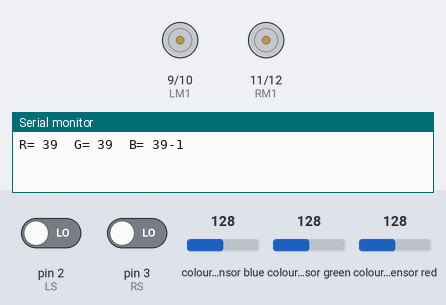
The sketch below on a simulated Arduino Uno, built with avr-gcc and run on an emulated ATmega328P. Parts: motor-driver pin pairs drawn as motors (green arrow = first pin HIGH = forward, orange = second pin HIGH = backward, longer = more drive), the last lines printed to the serial monitor. Wiring (inferred from the names in the program): TCS3200 colour sensor: output pin 8; S2 pin 6; S3 pin 7; S0 pin 4; S1 pin 5. The test bench sets the inputs (shaded band); at power-on: colour sensor blue 128, colour sensor green 128, pin 2 (LS) LOW, pin 3 (RS) LOW, colour sensor red 128.

Above: at 1.2 s.
1.3 s: colour sensor blue set to 151
4.1 s: colour sensor blue set to 161
At 6.1 s:
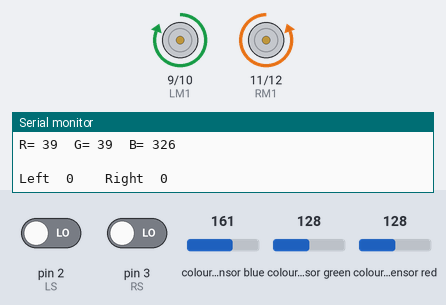
9.0 s: colour sensor green set to 5
At 10.17 s:
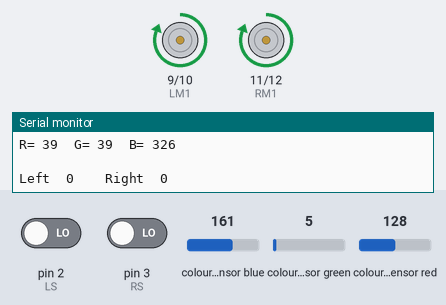
13.9 s: pin 2 (LS) driven HIGH
At 18.6 s:
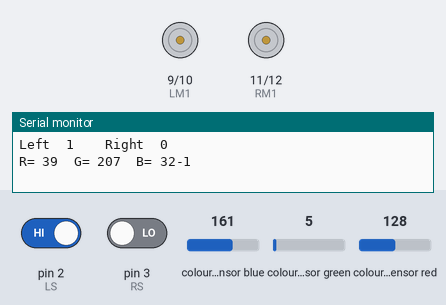
18.8 s: pin 2 (LS) driven LOW
At 19.9 s:
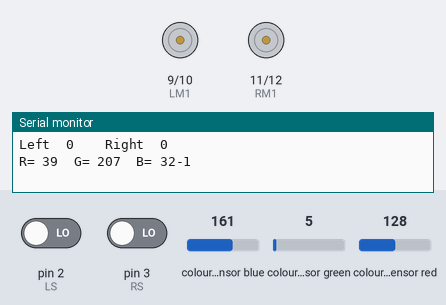
20.3 s: pin 3 (RS) driven HIGH
At 21.5 s:
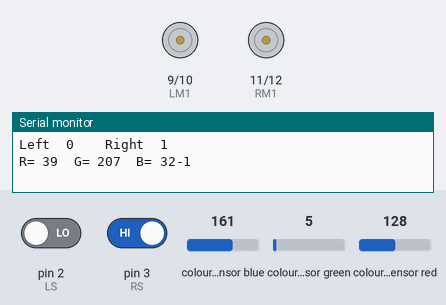
Timing chart, 0 to 26.2 s (numbered marks = the images above; inputs shaded):
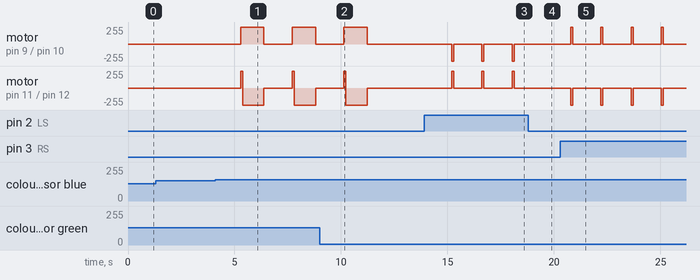

Measured:
- the behaviour switches between 155 and 156 on colour sensor blue (found by bisection; images 0 and 1)
- after the input at 4.1 s, motor on pin 9 (LM1) / pin 10 (LM2): alternates forward 255/255 for 1.1 s and stopped for 1.3 s, starting after 1.2 s; motor on pin 11 (RM1) / pin 12 (RM2): stopped → forward 255/255 after 1.2 s, → backward 255/255 0.10 s later, → stopped 1.0 s later, → forward 255/255 1.3 s later, … (6 changes in this stretch)
- after the input at 9.0 s, motor on pin 9 (LM1) / pin 10 (LM2), motor on pin 11 (RM1) / pin 12 (RM2): goes on until 11.2 s, then stays stopped
- after the input at 13.9 s, motor on pin 9 (LM1) / pin 10 (LM2): alternates backward 255/255 for 0.10 s and stopped for 1.3 s, starting after 1.3 s; motor on pin 11 (RM1) / pin 12 (RM2): alternates forward 255/255 for 0.10 s and stopped for 1.3 s, starting after 1.3 s
- after the input at 18.8 s, motor on pin 9 (LM1) / pin 10 (LM2): stays stopped (without the input it goes to backward 255/255 after 0.66 s); motor on pin 11 (RM1) / pin 12 (RM2): stays stopped (without the input it goes to forward 255/255 after 0.66 s)
- after the input at 20.3 s, motor on pin 9 (LM1) / pin 10 (LM2): alternates forward 255/255 for 0.10 s and stopped for 1.3 s, starting after 0.48 s; motor on pin 11 (RM1) / pin 12 (RM2): alternates backward 255/255 for 0.10 s and stopped for 1.3 s, starting after 0.48 s

The sketch:

robot.ino
```cpp
/* By Gayan Kavirathne
 *  29/09/2018
 */

   int velocity = 100;
    // Midlle Sensor  I/O
    #define S0 4
    #define S1 5
    #define S2 6
    #define S3 7
    #define middleSensorOut 8
    int R = 0;
    int G= 0;
    int B = 0;

    /*
     * Middle Sensor colour readings
     * 1 = red;
     * 2 = magenta
     * 3 = greean
     * 4 = pink
     * 5 = yellow
     * 6 = white
     */

    // Side Sensor I/O

    #define LS 2      // left sensor
    #define RS 3      // right sensor

    int leftSensorOut;
    int rightSensorOut;

    // Motor I/O

    #define LM1 9       // left motor
    #define LM2 10       // left motor
    #define RM1 11       // right motor
    #define RM2 12       // right motor

    // Control variables
    int junction = false;  // set true by middle sensor if in a junction

    int findColor(int R,int G, int B);
    void setup() {
      pinMode(S0, OUTPUT);
      pinMode(S1, OUTPUT);
      pinMode(S2, OUTPUT);
      pinMode(S3, OUTPUT);
      pinMode(middleSensorOut, INPUT);

      // Setting frequency-scaling to 20%
      digitalWrite(S0,HIGH);
      digitalWrite(S1,LOW);

      pinMode(LS, INPUT);
      pinMode(RS, INPUT);
      pinMode(LM1, OUTPUT);
      pinMode(LM2, OUTPUT);
      pinMode(RM1, OUTPUT);
      pinMode(RM2, OUTPUT);

      Serial.begin(9600);
    }
    void loop() {
      // Setting red filtered photodiodes to be read
      digitalWrite(S2,LOW);
      digitalWrite(S3,LOW);
      // Reading the output frequency
      R = pulseIn(middleSensorOut, LOW);
      // Printing the value                                                                                                                                                                        on the serial monitor
      Serial.print("R= ");//printing name
      Serial.print(R);//printing RED color frequency
      Serial.print("  ");
      delay(100);
      // Setting Green filtered photodiodes to be read
      digitalWrite(S2,HIGH);
      digitalWrite(S3,HIGH);
      // Reading the output frequency
      G = pulseIn(middleSensorOut, LOW);
      // Printing the value on the serial monitor
      Serial.print("G= ");//printing name
      Serial.print(G);//printing RED color frequency
      Serial.print("  ");
      delay(100);
      // Setting Blue filtered photodiodes to be read
      digitalWrite(S2,LOW);
      digitalWrite(S3,HIGH);
      // Reading the output frequency
      B = pulseIn(middleSensorOut, LOW);
      // Printing the value on the serial monitor
      Serial.print("B= ");//printing name
      Serial.print(B);//printing RED color frequency

      int middleSensorColor = findColor(R,G,B);
      Serial.println(middleSensorColor);
      if(middleSensorColor == 6){
        junction = true;
        }
      Serial.println("  ");
      delay(100);
      delay(1000);

    // IR Sensor Detection
      leftSensorOut = digitalRead(LS);
      delay(10);
      rightSensorOut = digitalRead(RS);
      delay(10);

    // Motor Control
    Serial.print("Left  " );
    Serial.print(leftSensorOut);
    Serial.print("    Right  ");
    Serial.print(rightSensorOut);
    Serial.println("");

    if(!junction){
        if(leftSensorOut == 1 && rightSensorOut == 1)
        {
          digitalWrite(LM1, HIGH);
          digitalWrite(LM2, LOW);
          digitalWrite(RM1, HIGH);
          digitalWrite(RM2, LOW);
          //break
          delay(velocity);
          digitalWrite(LM1, LOW);
          digitalWrite(LM2, LOW);
          digitalWrite(RM1, LOW);
          digitalWrite(RM2, LOW);
        }
      else if(leftSensorOut == 0 && rightSensorOut == 1)
        {
          digitalWrite(LM1, HIGH);
          digitalWrite(LM2, LOW);
          digitalWrite(RM1, LOW);
          digitalWrite(RM2, HIGH);
          //break
          delay(velocity);
          digitalWrite(LM1, LOW);
          digitalWrite(LM2, LOW);
          digitalWrite(RM1, LOW);
          digitalWrite(RM2, LOW);
        }
     else if(leftSensorOut == 1 && rightSensorOut == 0)
        {
          digitalWrite(LM1, LOW);
          digitalWrite(LM2, HIGH);
          digitalWrite(RM1, HIGH);
          digitalWrite(RM2, LOW);
          //break
          delay(velocity);
          digitalWrite(LM1, LOW);
          digitalWrite(LM2, LOW);
          digitalWrite(RM1, LOW);
          digitalWrite(RM2, LOW);
        }
      }
      else{
          digitalWrite(LM1, HIGH);
          digitalWrite(LM2, LOW);

          digitalWrite(RM1, HIGH);
          digitalWrite(RM2, LOW);

          delay(velocity);
          digitalWrite(RM1, LOW);
          digitalWrite(RM2, HIGH);
          // Applying breaks
          delay(1000);
          digitalWrite(LM1, LOW);
          digitalWrite(LM2, LOW);
          digitalWrite(RM1, LOW);
          digitalWrite(RM2, LOW);
          junction = false;

        }

      }


    int findColor(int R,int G, int B){
      //Red
      if(R>=35 && R<= 52 && G>=139 && G<=180 && B>= 107 && B<= 130){
        return 1;
        }
        // Magenta
      else if(R>=72 && R<= 115 && G>=49 && G<=68 && B>= 26 && B<= 42){
        return 2;
        }
        // Green
      else if(R>=57 && R<= 78 && G>=45 && G<=65 && B>= 63 && B<= 90){
        return 3;
        }
        // Pink
      else if(R>=24 && R<= 37 && G>=43 && G<=56 && B>= 32 && B<= 38){
        return 4;
        }
        // Yellow
      else if(R>=26 && R<= 31 && G>=31 && G<=38 && B>= 33 && B<= 45){
        return 5;
        }
        // White
      else if(R>=26 && R<= 44 && G>=28 && G<=40 && B>= 26 && B<= 33){
        return 6;
        }
      else{
        return -1;
        }
      }
```
